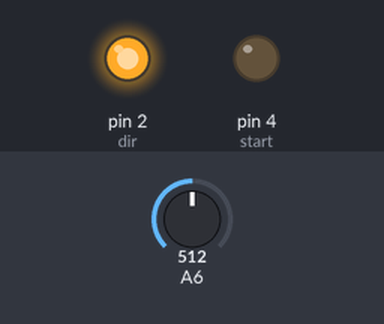
Recording of a sketch running on a simulated Arduino Nano, built with avr-gcc and run on an emulated ATmega328P. Shown: output pins drawn as LEDs (lit = HIGH). Inputs (shaded band) come from the test bench; at power-on: A6 = 512. Pins used as bus, display or sensor lines are not drawn; what the sketch prints to the serial monitor is not drawn.

Above: at 2.2 s.
2.3 s: A6 set to 425
5.3 s: A6 set to 402
At 6.1 s:
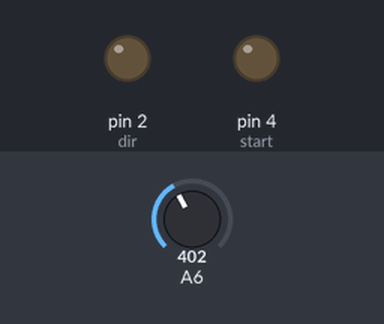
7.0 s: A6 set to 511
At 7.1 s:
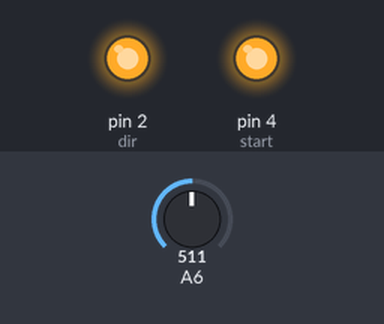
8.7 s: A6 set to 306
At 8.8 s:
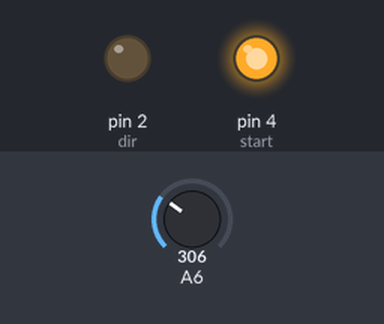
Timing chart, 0 to 11.4 s (numbered marks = the images above; inputs shaded):
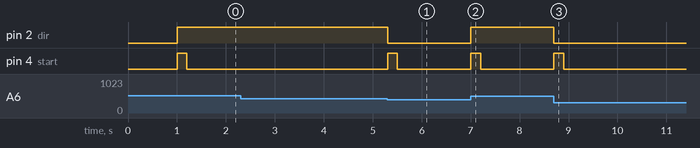

The sketch:

LiftBag_arduino_nano.ino
```cpp
float wait = 1.6;
float voltInput = 0;
int eStep = 3;
int dir = 2;
int start = 4;
int i = 0;
int donme = 0;
void setup() {
  // put your setup code here, to run once:
  Serial.begin(115200);
  pinMode(eStep,OUTPUT);
  pinMode(dir, OUTPUT);
  pinMode(start, OUTPUT);
  delay(1000);
}

void loop() {
  // put your main code here, to run repeatedly:
  voltInput = analogRead(A6);
  voltInput = 5 * (voltInput / 1024);
  Serial.println(voltInput);
  while(voltInput > 2.0){
    voltInput = analogRead(A6);
    voltInput = 5 * (voltInput / 1024);
    Serial.println("While:" + String(voltInput));
    if (donme == 0){
      Turn();
      }
    donme = 1;
    }
  Serial.println("whiledan çıktı");
  if (donme == 1){
    inverseTurn();
    }
    donme = 0;
}

void Turn(){
  //Serial.println("normal dön");
  digitalWrite(start, HIGH);
  digitalWrite(dir, HIGH);
  for(i = 0;i<100;i++){
    digitalWrite(eStep,HIGH);
    delay(wait);
    digitalWrite(eStep, LOW);
    delay(wait);
    }
  digitalWrite(start,LOW);
}

void inverseTurn(){
  //Serial.println("ters dön");
  digitalWrite(start, HIGH);
  digitalWrite(dir, LOW);
  for(i = 0;i<100;i++){
    digitalWrite(eStep,HIGH);
    delay(wait);
    digitalWrite(eStep, LOW);
    delay(wait);
    }
  digitalWrite(start,LOW);
}
```

Measured:
- the behaviour switches between 410 and 409 on A6 (found by bisection; images 0 and 1)
- after the input at 5.3 s, pin 2 (dir): HIGH → LOW at once; pin 4 (start): LOW → HIGH at once, → LOW 0.20 s later
- after the input at 7.0 s, pin 2 (dir): LOW → HIGH at once; pin 4 (start): LOW → HIGH at once, → LOW 0.20 s later
- after the input at 8.7 s, pin 2 (dir): HIGH → LOW at once; pin 4 (start): LOW → HIGH at once, → LOW 0.20 s later
